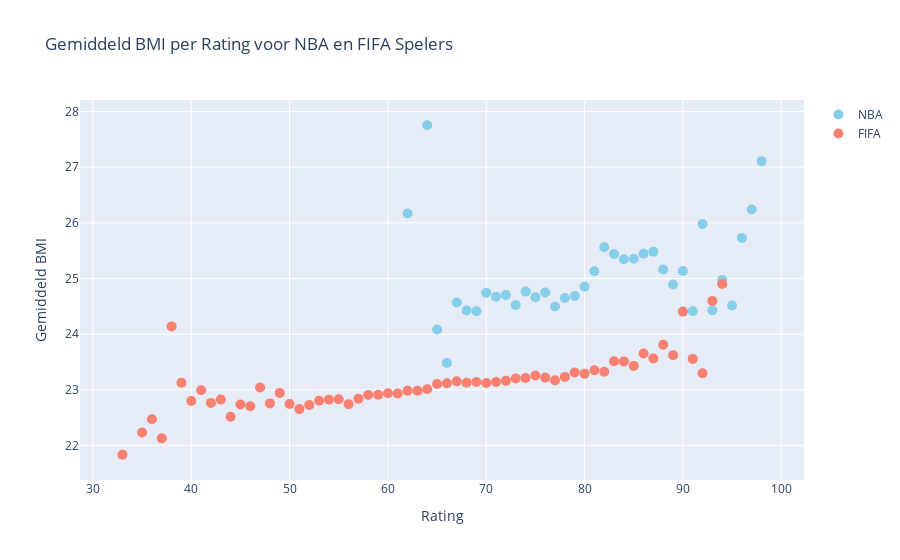

Source (notebook cell):
### Markdown cell above
De BMI (Body Mass Index) is een wereldwijd gebruikte maatstaf die aangeeft of je een gezond gewicht hebt in verhouding tot je lengte. Het is een indicatie van de gezondheid van je lichaamsgewicht (Voedingscentrum, z.d.). Deze kan worden berekend door het gewicht in kilogrammen te delen door de lengte in meters in het kwadraat: BMI = Gewicht (kg) / (lengte (m))². Voor topsporters kan het BMI dus invloed hebben op activiteiten zoals sprinten en verticaal springen, die van belang zijn voor zowel basketbal- als voetbalprestaties. Een gezond BMI kan bijdragen aan een betere algehele fysieke conditie en prestaties in beide sporten.

### Code cell
captured_outputnbabmi.show()

### Figure 1 — Plotly figure (JSON) as saved in the notebook; plotly's stock layout.template omitted (floating-point values rounded to 4 significant figures)
{"data": [{"hovertemplate": "<extra></extra>", "legendgroup": "", "marker": {"color": "#636efa", "symbol": "circle"}, "mode": "markers", "name": "", "orientation": "v", "showlegend": false, "type": "scatter", "xaxis": "x", "yaxis": "y"}, {"marker": {"color": "skyblue", "size": 10}, "mode": "markers", "name": "NBA", "type": "scatter", "x": [62, 64, 65, 66, 67, 68, 69, 70, 71, 72, 73, 74, 75, 76, 77, 78, 79, 80, 81, 82, 83, 84, 85, 86, 87, 88, 89, 90, 91, 92, 93, 94, 95, 96, 97, 98], "y": [26.17, 27.75, 24.09, 23.48, 24.57, 24.43, 24.41, 24.75, 24.68, 24.71, 24.53, 24.77, 24.66, 24.75, 24.5, 24.65, 24.69, 24.85, 25.13, 25.56, 25.44, 25.35, 25.36, 25.44, 25.48, 25.16, 24.89, 25.14, 24.41, 25.98, 24.43, 24.97, 24.52, 25.73, 26.24, 27.11]}, {"marker": {"color": "salmon", "size": 10}, "mode": "markers", "name": "FIFA", "type": "scatter", "x": [33, 35, 36, 37, 38, 39, 40, 41, 42, 43, 44, 45, 46, 47, 48, 49, 50, 51, 52, 53, 54, 55, 56, 57, 58, 59, 60, 61, 62, 63, 64, 65, 66, 67, 68, 69, 70, 71, 72, 73, 74, 75, 76, 77, 78, 79, 80, 81, 82, 83, 84, 85, 86, 87, 88, 89, 90, 91, 92, 93, 94], "y": [21.84, 22.24, 22.47, 22.13, 24.14, 23.13, 22.8, 22.99, 22.77, 22.83, 22.52, 22.74, 22.71, 23.04, 22.76, 22.95, 22.75, 22.66, 22.73, 22.8, 22.82, 22.83, 22.74, 22.84, 22.91, 22.91, 22.94, 22.94, 22.98, 22.99, 23.01, 23.1, 23.12, 23.15, 23.13, 23.14, 23.13, 23.14, 23.16, 23.21, 23.21, 23.26, 23.22, 23.17, 23.23, 23.31, 23.29, 23.35, 23.33, 23.52, 23.51, 23.43, 23.65, 23.56, 23.81, 23.62, 24.41, 23.56, 23.3, 24.6, 24.9]}], "layout": {"autosize": true, "legend": {"tracegroupgap": 0}, "title": {"text": "Gemiddeld BMI per Rating voor NBA en FIFA Spelers"}, "xaxis": {"anchor": "y", "autorange": true, "domain": [0, 1], "range": [28.83, 102.2], "title": {"text": "Rating"}, "type": "linear"}, "yaxis": {"anchor": "x", "autorange": true, "domain": [0, 1], "range": [21.23, 28.36], "title": {"text": "Gemiddeld BMI"}, "type": "linear"}}}
